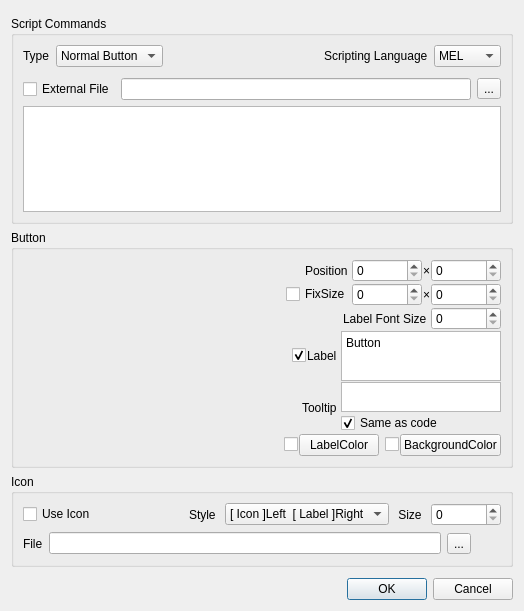
<?xml version="1.0" encoding="UTF-8"?>
<ui version="4.0">
 <class>Form</class>
 <widget class="QWidget" name="Form">
  <property name="geometry">
   <rect>
    <x>0</x>
    <y>0</y>
    <width>524</width>
    <height>611</height>
   </rect>
  </property>
  <property name="minimumSize">
   <size>
    <width>0</width>
    <height>0</height>
   </size>
  </property>
  <property name="windowTitle">
   <string>Form</string>
  </property>
  <layout class="QGridLayout" name="gridLayout">
   <item row="1" column="0">
    <widget class="QDialogButtonBox" name="buttonbox">
     <property name="standardButtons">
      <set>QDialogButtonBox::Cancel|QDialogButtonBox::Ok</set>
     </property>
    </widget>
   </item>
   <item row="0" column="0">
    <layout class="QVBoxLayout" name="verticalLayout_5">
     <property name="topMargin">
      <number>0</number>
     </property>
     <item>
      <layout class="QVBoxLayout" name="verticalLayout">
       <property name="topMargin">
        <number>5</number>
       </property>
       <property name="bottomMargin">
        <number>5</number>
       </property>
       <item>
        <widget class="QGroupBox" name="groupBox_ScriptCommands">
         <property name="title">
          <string>Script Commands</string>
         </property>
         <layout class="QGridLayout" name="gridLayout_2">
          <item row="0" column="0">
           <layout class="QHBoxLayout" name="horizontalLayout_13">
            <property name="spacing">
             <number>6</number>
            </property>
            <property name="rightMargin">
             <number>0</number>
            </property>
            <item>
             <layout class="QVBoxLayout" name="menulist_layout"/>
            </item>
            <item>
             <layout class="QVBoxLayout" name="verticalLayout_7">
              <property name="bottomMargin">
               <number>0</number>
              </property>
              <item>
               <layout class="QHBoxLayout" name="horizontalLayout">
                <property name="spacing">
                 <number>6</number>
                </property>
                <item>
                 <widget class="QLabel" name="label_type">
                  <property name="text">
                   <string>Type</string>
                  </property>
                 </widget>
                </item>
                <item>
                 <widget class="QComboBox" name="combo_type">
                  <property name="minimumSize">
                   <size>
                    <width>100</width>
                    <height>0</height>
                   </size>
                  </property>
                  <property name="maximumSize">
                   <size>
                    <width>16777215</width>
                    <height>16777215</height>
                   </size>
                  </property>
                  <property name="sizeIncrement">
                   <size>
                    <width>0</width>
                    <height>0</height>
                   </size>
                  </property>
                  <item>
                   <property name="text">
                    <string>Normal Button</string>
                   </property>
                  </item>
                  <item>
                   <property name="text">
                    <string>Menu Button</string>
                   </property>
                  </item>
                 </widget>
                </item>
                <item>
                 <spacer name="horizontalSpacer">
                  <property name="orientation">
                   <enum>Qt::Horizontal</enum>
                  </property>
                  <property name="sizeHint" stdset="0">
                   <size>
                    <width>40</width>
                    <height>20</height>
                   </size>
                  </property>
                 </spacer>
                </item>
                <item>
                 <widget class="QLabel" name="label_script_language">
                  <property name="text">
                   <string>Scripting Language</string>
                  </property>
                 </widget>
                </item>
                <item>
                 <widget class="QComboBox" name="combo_script_language">
                  <item>
                   <property name="text">
                    <string>MEL</string>
                   </property>
                  </item>
                  <item>
                   <property name="text">
                    <string>Python</string>
                   </property>
                  </item>
                 </widget>
                </item>
               </layout>
              </item>
              <item>
               <layout class="QHBoxLayout" name="horizontalLayout_10">
                <property name="topMargin">
                 <number>5</number>
                </property>
                <item>
                 <widget class="QCheckBox" name="checkbox_externalfile">
                  <property name="text">
                   <string>External File</string>
                  </property>
                 </widget>
                </item>
                <item>
                 <widget class="QLineEdit" name="line_externalfile"/>
                </item>
                <item>
                 <widget class="QToolButton" name="button_externalfile">
                  <property name="text">
                   <string>...</string>
                  </property>
                 </widget>
                </item>
               </layout>
              </item>
              <item>
               <layout class="QVBoxLayout" name="verticalLayout_4">
                <property name="topMargin">
                 <number>0</number>
                </property>
                <item>
                 <widget class="QTextEdit" name="text_script_code">
                  <property name="sizePolicy">
                   <sizepolicy hsizetype="Expanding" vsizetype="Expanding">
                    <horstretch>0</horstretch>
                    <verstretch>0</verstretch>
                   </sizepolicy>
                  </property>
                  <property name="lineWrapMode">
                   <enum>QTextEdit::NoWrap</enum>
                  </property>
                 </widget>
                </item>
               </layout>
              </item>
             </layout>
            </item>
           </layout>
          </item>
         </layout>
        </widget>
       </item>
       <item>
        <widget class="QGroupBox" name="groupBox_2">
         <property name="sizePolicy">
          <sizepolicy hsizetype="Preferred" vsizetype="Fixed">
           <horstretch>0</horstretch>
           <verstretch>0</verstretch>
          </sizepolicy>
         </property>
         <property name="minimumSize">
          <size>
           <width>0</width>
           <height>0</height>
          </size>
         </property>
         <property name="title">
          <string>Button</string>
         </property>
         <layout class="QGridLayout" name="gridLayout_3">
          <item row="0" column="0">
           <layout class="QHBoxLayout" name="horizontalLayout_9" stretch="1,1">
            <property name="spacing">
             <number>0</number>
            </property>
            <property name="topMargin">
             <number>0</number>
            </property>
            <property name="bottomMargin">
             <number>0</number>
            </property>
            <item>
             <layout class="QHBoxLayout" name="button_preview"/>
            </item>
            <item>
             <layout class="QVBoxLayout" name="verticalLayout_2">
              <property name="spacing">
               <number>1</number>
              </property>
              <property name="topMargin">
               <number>0</number>
              </property>
              <property name="bottomMargin">
               <number>0</number>
              </property>
              <item>
               <layout class="QHBoxLayout" name="horizontalLayout_5">
                <property name="sizeConstraint">
                 <enum>QLayout::SetDefaultConstraint</enum>
                </property>
                <property name="topMargin">
                 <number>0</number>
                </property>
                <item>
                 <spacer name="horizontalSpacer_5">
                  <property name="orientation">
                   <enum>Qt::Horizontal</enum>
                  </property>
                  <property name="sizeHint" stdset="0">
                   <size>
                    <width>40</width>
                    <height>20</height>
                   </size>
                  </property>
                 </spacer>
                </item>
                <item>
                 <widget class="QLabel" name="label_7">
                  <property name="text">
                   <string>Position </string>
                  </property>
                 </widget>
                </item>
                <item>
                 <widget class="QSpinBox" name="spinbox_btn_position_x">
                  <property name="minimumSize">
                   <size>
                    <width>70</width>
                    <height>0</height>
                   </size>
                  </property>
                  <property name="maximumSize">
                   <size>
                    <width>16777215</width>
                    <height>16777215</height>
                   </size>
                  </property>
                  <property name="maximum">
                   <number>9999</number>
                  </property>
                 </widget>
                </item>
                <item>
                 <widget class="QLabel" name="label_6">
                  <property name="text">
                   <string>×</string>
                  </property>
                 </widget>
                </item>
                <item>
                 <widget class="QSpinBox" name="spinbox_btn_position_y">
                  <property name="minimumSize">
                   <size>
                    <width>70</width>
                    <height>0</height>
                   </size>
                  </property>
                  <property name="maximum">
                   <number>9999</number>
                  </property>
                 </widget>
                </item>
               </layout>
              </item>
              <item>
               <layout class="QHBoxLayout" name="horizontalLayout_2">
                <property name="topMargin">
                 <number>0</number>
                </property>
                <item>
                 <spacer name="horizontalSpacer_2">
                  <property name="orientation">
                   <enum>Qt::Horizontal</enum>
                  </property>
                  <property name="sizeHint" stdset="0">
                   <size>
                    <width>40</width>
                    <height>20</height>
                   </size>
                  </property>
                 </spacer>
                </item>
                <item>
                 <widget class="QCheckBox" name="checkbox_fix_size">
                  <property name="text">
                   <string>FixSize</string>
                  </property>
                 </widget>
                </item>
                <item>
                 <widget class="QSpinBox" name="spinbox_width">
                  <property name="minimumSize">
                   <size>
                    <width>70</width>
                    <height>0</height>
                   </size>
                  </property>
                  <property name="maximum">
                   <number>9999</number>
                  </property>
                 </widget>
                </item>
                <item>
                 <widget class="QLabel" name="label_3">
                  <property name="text">
                   <string>×</string>
                  </property>
                 </widget>
                </item>
                <item>
                 <widget class="QSpinBox" name="spinbox_height">
                  <property name="minimumSize">
                   <size>
                    <width>70</width>
                    <height>0</height>
                   </size>
                  </property>
                  <property name="maximum">
                   <number>9999</number>
                  </property>
                 </widget>
                </item>
               </layout>
              </item>
              <item>
               <layout class="QHBoxLayout" name="horizontalLayout_3">
                <property name="topMargin">
                 <number>0</number>
                </property>
                <item>
                 <spacer name="horizontalSpacer_3">
                  <property name="orientation">
                   <enum>Qt::Horizontal</enum>
                  </property>
                  <property name="sizeHint" stdset="0">
                   <size>
                    <width>40</width>
                    <height>20</height>
                   </size>
                  </property>
                 </spacer>
                </item>
                <item>
                 <widget class="QLabel" name="label_4">
                  <property name="text">
                   <string>Label Font Size </string>
                  </property>
                 </widget>
                </item>
                <item>
                 <widget class="QSpinBox" name="spinbox_label_font_size">
                  <property name="minimumSize">
                   <size>
                    <width>70</width>
                    <height>0</height>
                   </size>
                  </property>
                 </widget>
                </item>
               </layout>
              </item>
              <item>
               <layout class="QHBoxLayout" name="horizontalLayout_4">
                <property name="topMargin">
                 <number>0</number>
                </property>
                <item>
                 <spacer name="horizontalSpacer_4">
                  <property name="orientation">
                   <enum>Qt::Horizontal</enum>
                  </property>
                  <property name="sizeHint" stdset="0">
                   <size>
                    <width>40</width>
                    <height>20</height>
                   </size>
                  </property>
                 </spacer>
                </item>
                <item>
                 <widget class="QCheckBox" name="checkbox_use_label">
                  <property name="text">
                   <string/>
                  </property>
                  <property name="checked">
                   <bool>true</bool>
                  </property>
                 </widget>
                </item>
                <item>
                 <widget class="QLabel" name="label_label">
                  <property name="text">
                   <string>Label </string>
                  </property>
                 </widget>
                </item>
                <item>
                 <widget class="QTextEdit" name="text_label">
                  <property name="enabled">
                   <bool>true</bool>
                  </property>
                  <property name="sizePolicy">
                   <sizepolicy hsizetype="Fixed" vsizetype="Fixed">
                    <horstretch>0</horstretch>
                    <verstretch>0</verstretch>
                   </sizepolicy>
                  </property>
                  <property name="maximumSize">
                   <size>
                    <width>160</width>
                    <height>50</height>
                   </size>
                  </property>
                  <property name="html">
                   <string>&lt;!DOCTYPE HTML PUBLIC &quot;-//W3C//DTD HTML 4.0//EN&quot; &quot;http://www.w3.org/TR/REC-html40/strict.dtd&quot;&gt;
&lt;html&gt;&lt;head&gt;&lt;meta name=&quot;qrichtext&quot; content=&quot;1&quot; /&gt;&lt;style type=&quot;text/css&quot;&gt;
p, li { white-space: pre-wrap; }
&lt;/style&gt;&lt;/head&gt;&lt;body style=&quot; font-family:'MS UI Gothic'; font-size:9pt; font-weight:400; font-style:normal;&quot;&gt;
&lt;p style=&quot; margin-top:0px; margin-bottom:0px; margin-left:0px; margin-right:0px; -qt-block-indent:0; text-indent:0px;&quot;&gt;Button&lt;/p&gt;&lt;/body&gt;&lt;/html&gt;</string>
                  </property>
                 </widget>
                </item>
               </layout>
              </item>
              <item>
               <layout class="QHBoxLayout" name="horizontalLayout_6">
                <property name="topMargin">
                 <number>0</number>
                </property>
               </layout>
              </item>
              <item>
               <layout class="QHBoxLayout" name="horizontalLayout_7">
                <property name="topMargin">
                 <number>0</number>
                </property>
                <item>
                 <spacer name="horizontalSpacer_7">
                  <property name="orientation">
                   <enum>Qt::Horizontal</enum>
                  </property>
                  <property name="sizeHint" stdset="0">
                   <size>
                    <width>40</width>
                    <height>20</height>
                   </size>
                  </property>
                 </spacer>
                </item>
                <item>
                 <widget class="QLabel" name="label">
                  <property name="text">
                   <string>Tooltip </string>
                  </property>
                 </widget>
                </item>
                <item>
                 <layout class="QVBoxLayout" name="verticalLayout_3">
                  <property name="topMargin">
                   <number>0</number>
                  </property>
                  <property name="rightMargin">
                   <number>0</number>
                  </property>
                  <item>
                   <widget class="QTextEdit" name="text_tooltip">
                    <property name="sizePolicy">
                     <sizepolicy hsizetype="Fixed" vsizetype="Expanding">
                      <horstretch>0</horstretch>
                      <verstretch>0</verstretch>
                     </sizepolicy>
                    </property>
                    <property name="maximumSize">
                     <size>
                      <width>160</width>
                      <height>30</height>
                     </size>
                    </property>
                   </widget>
                  </item>
                  <item>
                   <widget class="QCheckBox" name="checkbox_tooltip">
                    <property name="text">
                     <string>Same as code</string>
                    </property>
                    <property name="checked">
                     <bool>true</bool>
                    </property>
                   </widget>
                  </item>
                 </layout>
                </item>
               </layout>
              </item>
              <item>
               <layout class="QHBoxLayout" name="horizontalLayout_12">
                <property name="bottomMargin">
                 <number>0</number>
                </property>
                <item>
                 <spacer name="horizontalSpacer_9">
                  <property name="orientation">
                   <enum>Qt::Horizontal</enum>
                  </property>
                  <property name="sizeHint" stdset="0">
                   <size>
                    <width>40</width>
                    <height>20</height>
                   </size>
                  </property>
                 </spacer>
                </item>
                <item>
                 <widget class="QCheckBox" name="checkbox_label_color">
                  <property name="text">
                   <string/>
                  </property>
                 </widget>
                </item>
                <item>
                 <widget class="QPushButton" name="button_label_color">
                  <property name="text">
                   <string>LabelColor</string>
                  </property>
                 </widget>
                </item>
                <item>
                 <spacer name="horizontalSpacer_6">
                  <property name="orientation">
                   <enum>Qt::Horizontal</enum>
                  </property>
                  <property name="sizeType">
                   <enum>QSizePolicy::Fixed</enum>
                  </property>
                  <property name="sizeHint" stdset="0">
                   <size>
                    <width>5</width>
                    <height>20</height>
                   </size>
                  </property>
                 </spacer>
                </item>
                <item>
                 <widget class="QCheckBox" name="checkbox_bgcolor">
                  <property name="minimumSize">
                   <size>
                    <width>0</width>
                    <height>0</height>
                   </size>
                  </property>
                  <property name="sizeIncrement">
                   <size>
                    <width>0</width>
                    <height>0</height>
                   </size>
                  </property>
                  <property name="layoutDirection">
                   <enum>Qt::RightToLeft</enum>
                  </property>
                  <property name="text">
                   <string/>
                  </property>
                 </widget>
                </item>
                <item>
                 <widget class="QPushButton" name="button_bgcolor">
                  <property name="text">
                   <string>BackgroundColor</string>
                  </property>
                 </widget>
                </item>
               </layout>
              </item>
             </layout>
            </item>
           </layout>
          </item>
         </layout>
        </widget>
       </item>
       <item>
        <widget class="QGroupBox" name="groupBox">
         <property name="sizePolicy">
          <sizepolicy hsizetype="Preferred" vsizetype="Fixed">
           <horstretch>0</horstretch>
           <verstretch>0</verstretch>
          </sizepolicy>
         </property>
         <property name="minimumSize">
          <size>
           <width>0</width>
           <height>0</height>
          </size>
         </property>
         <property name="title">
          <string>Icon</string>
         </property>
         <layout class="QGridLayout" name="gridLayout_4">
          <property name="horizontalSpacing">
           <number>6</number>
          </property>
          <item row="2" column="0">
           <layout class="QHBoxLayout" name="horizontalLayout_8">
            <property name="topMargin">
             <number>0</number>
            </property>
            <item>
             <widget class="QLabel" name="label_8">
              <property name="text">
               <string>File</string>
              </property>
             </widget>
            </item>
            <item>
             <widget class="QLineEdit" name="line_icon_file"/>
            </item>
            <item>
             <widget class="QToolButton" name="button_icon">
              <property name="text">
               <string>...</string>
              </property>
             </widget>
            </item>
            <item>
             <widget class="QToolButton" name="button_maya_icon">
              <property name="text">
               <string/>
              </property>
              <property name="autoRaise">
               <bool>true</bool>
              </property>
             </widget>
            </item>
           </layout>
          </item>
          <item row="1" column="0">
           <layout class="QHBoxLayout" name="horizontalLayout_11">
            <property name="spacing">
             <number>6</number>
            </property>
            <property name="topMargin">
             <number>0</number>
            </property>
            <item>
             <widget class="QCheckBox" name="checkbox_use_icon">
              <property name="text">
               <string>Use Icon</string>
              </property>
             </widget>
            </item>
            <item>
             <spacer name="horizontalSpacer_8">
              <property name="orientation">
               <enum>Qt::Horizontal</enum>
              </property>
              <property name="sizeHint" stdset="0">
               <size>
                <width>40</width>
                <height>20</height>
               </size>
              </property>
             </spacer>
            </item>
            <item>
             <widget class="QLabel" name="label_5">
              <property name="text">
               <string>Style </string>
              </property>
             </widget>
            </item>
            <item>
             <widget class="QComboBox" name="combo_icon_style">
              <item>
               <property name="text">
                <string>[ Icon ]Left  [ Label ]Right</string>
               </property>
              </item>
              <item>
               <property name="text">
                <string>[ Icon ]Up  [ Label ]Under</string>
               </property>
              </item>
             </widget>
            </item>
            <item>
             <widget class="QLabel" name="label_2">
              <property name="text">
               <string> Size </string>
              </property>
             </widget>
            </item>
            <item>
             <widget class="QSpinBox" name="spinbox_icon_size">
              <property name="minimumSize">
               <size>
                <width>70</width>
                <height>0</height>
               </size>
              </property>
              <property name="maximum">
               <number>9999</number>
              </property>
             </widget>
            </item>
           </layout>
          </item>
         </layout>
        </widget>
       </item>
      </layout>
     </item>
    </layout>
   </item>
  </layout>
 </widget>
 <resources/>
 <connections/>
</ui>
